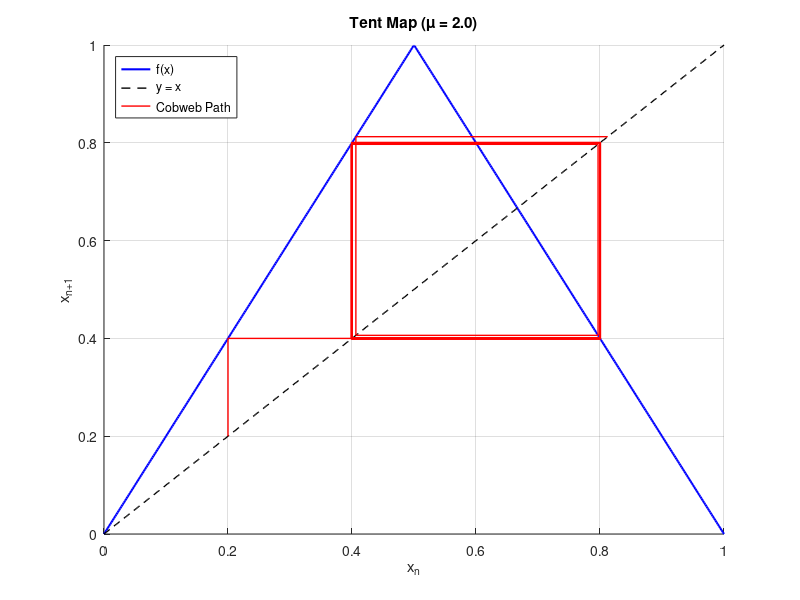

The MATLAB script that drew this image:
clc; clear; close all;

% Parameter Tent Map
mu = 2;               % Parameter chaos (1 < mu <= 2 untuk chaos)
x0 = 0.2;             % Seed awal [0,1]
N = 50;               % Iterasi
x = zeros(1, N+1);
x(1) = x0;

% Definisi fungsi Tent Map
f = @(x) mu * min(x, 1 - x);   % Bentuk klasik Tent Map

% Simulasi iterasi
for n = 1:N
    x(n+1) = f(x(n));
end

% Grid untuk kurva f(x) dan garis y=x
xgrid = linspace(0,1,500);
ygrid = f(xgrid);

% Plot Cobweb
figure('Position',[100 100 800 600]); hold on;
plot(xgrid, ygrid, 'b', 'LineWidth',1.5);      % Kurva f(x)
plot(xgrid, xgrid, 'k--', 'LineWidth',1);      % Garis y=x
title(sprintf('Tent Map (\\mu = %.1f)', mu));
xlabel('x_n'); ylabel('x_{n+1}');
grid on;

% Gambar lintasan cobweb
xn = x0;
for n = 1:N
    x_next = f(xn);
    % Garis vertikal: dari (xn,xn) ke (xn,x_{n+1})
    plot([xn xn], [xn x_next], 'r', 'LineWidth',1);
    % Garis horizontal: dari (xn,x_{n+1}) ke (x_{n+1},x_{n+1})
    plot([xn x_next], [x_next x_next], 'r', 'LineWidth',1);
    xn = x_next;
end

legend({'f(x)','y = x','Cobweb Path'}, 'Location','NorthWest');
axis([0 1 0 1]);
